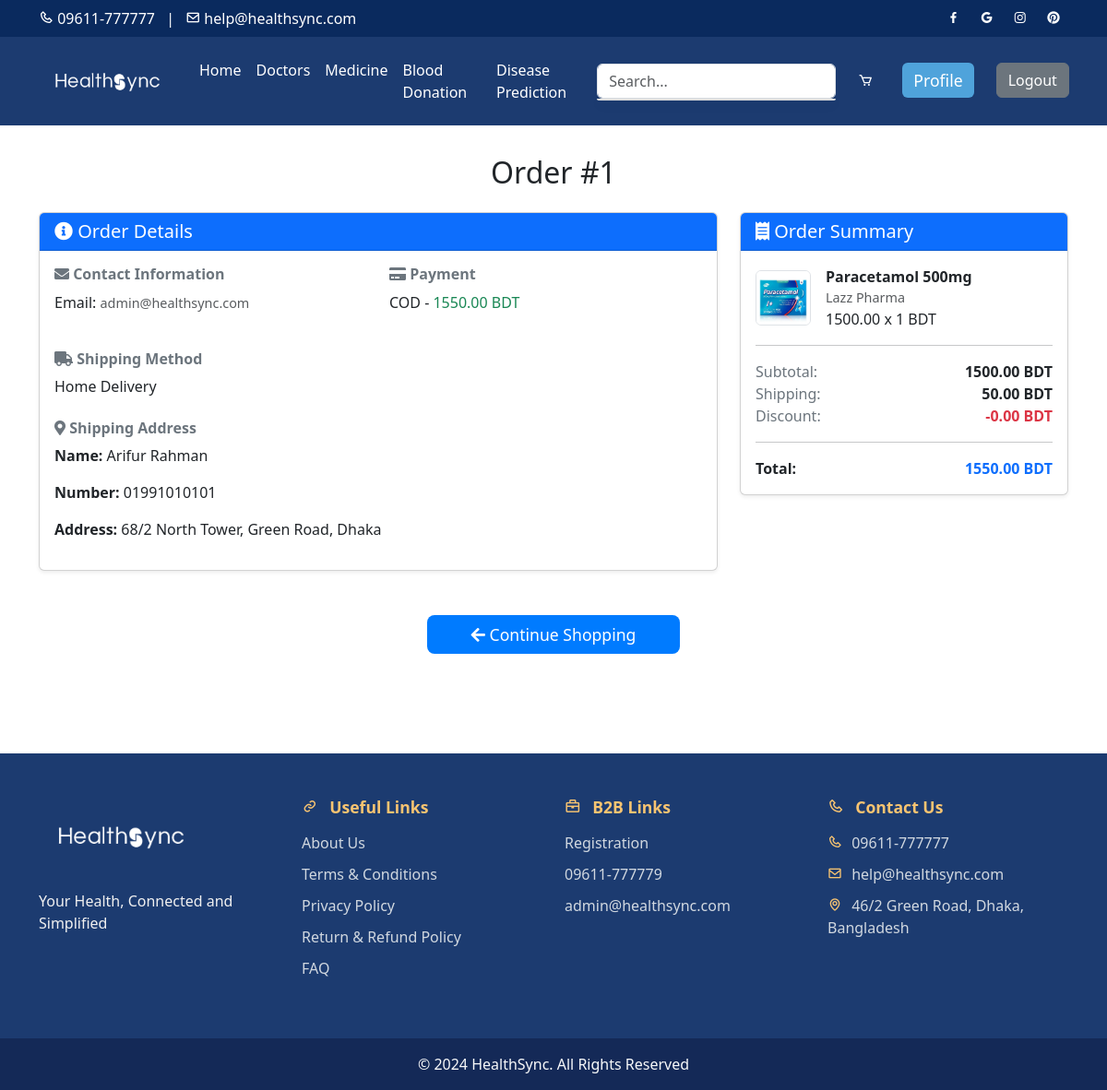
/order-confirmation/1/ (signed in), run on the app's committed database.
### core/models.py (models this page shows, shortened)
class Order(models.Model):
    DELIVERY_METHOD_CHOICES = [
        ('Home Delivery', 'Home Delivery (1-2 Days)'),
        ('Express Delivery', 'Express Delivery (1-2 Hours)'),
    ]
    PAYMENT_METHOD_CHOICES = [
        ('COD', 'Cash on Delivery'),
        ('Online Payment', 'Online Payment (bKash, Nagad, Credit/Debit Card)'),
    ]
    STATUS_CHOICES = [
        ('Pending', 'Pending'),
        ('Confirmed', 'Confirmed'),
        ('Shipped', 'Shipped'),
        ('Delivered', 'Delivered'),
        ('Canceled', 'Canceled'),
        ('Refunded', 'Refunded'),
    ]
    user = models.ForeignKey(User, on_delete=models.CASCADE)
    full_name = models.CharField(max_length=255)
    address = models.CharField(max_length=255)
    phone_number = models.CharField(max_length=15)
    delivery_method = models.CharField(max_length=20, choices=DELIVERY_METHOD_CHOICES, default='Home Delivery')
    payment_method = models.CharField(max_length=20, choices=PAYMENT_METHOD_CHOICES, default='COD')
    delivery_fee = models.DecimalField(max_digits=10, decimal_places=2)
    discount = models.DecimalField(max_digits=10, decimal_places=2, default=Decimal('0.00'))
    total_amount = models.DecimalField(max_digits=10, decimal_places=2)
    created_at = models.DateTimeField(auto_now_add=True)
    status = models.CharField(max_length=20, choices=STATUS_CHOICES, default='Pending')

class OrderItem(models.Model):
    order = models.ForeignKey(Order, on_delete=models.CASCADE, related_name='items')
    product = models.ForeignKey(Product, on_delete=models.CASCADE)
    quantity = models.PositiveIntegerField()
    item_total = models.DecimalField(max_digits=10, decimal_places=2)

class Product(models.Model):
    IN_STOCK = 'In Stock'
    OUT_OF_STOCK = 'Out of Stock'
    AVAILABILITY_CHOICES = [
        (IN_STOCK, 'In Stock'),
        (OUT_OF_STOCK, 'Out of Stock'),
    ]
    TABLET = 'Tablet'
    SYRUP = 'Syrup'
    INJECTION = 'Injection'
    FORM_CHOICES = [
        (TABLET, 'Tablet'),
        (SYRUP, 'Syrup'),
        (INJECTION, 'Injection'),
    ]
    name = models.CharField(max_length=200)
    sku = models.CharField(max_length=50, unique=True)
    price = models.DecimalField(max_digits=10, decimal_places=2, db_index=True, validators=[MinValueValidator(0)])
    original_price = models.DecimalField(max_digits=10, decimal_places=2, blank=True, null=True,
                                         validators=[MinValueValidator(0)])
    short_description = models.TextField()
    form = models.CharField(max_length=50, choices=FORM_CHOICES, db_index=True)
    pack_size = models.CharField(max_length=50)
    manufacturer = models.ForeignKey(Manufacturer, on_delete=models.CASCADE, db_index=True)
    availability = models.CharField(max_length=20, choices=AVAILABILITY_CHOICES, db_index=True)
    description = models.TextField()
    directions = models.TextField()
    warnings = models.TextField()
    image = models.ImageField(upload_to='product_images/')

class Manufacturer(models.Model):
    name = models.CharField(max_length=100)
    phone_number = models.CharField(max_length=15)
    address = models.CharField(max_length=255, blank=True, null=True)

### core/views.py (the view)
# urls.py: path('order-confirmation/<int:order_id>/', views.order_confirmation, name='order_confirmation'),  # Order confirmation page
@login_required(login_url='request_otp')
def order_confirmation(request, order_id):
    order = get_object_or_404(Order, id=order_id)
    if order.user != request.user:
        messages.error(request, "You do not have permission to view this order.")
        return redirect('home')
    return render(request, 'order_confirmation.html', {'order': order})

### core/templates/order_confirmation.html (shortened to what this page needs)
{% extends "base.html" %}
{% block content %}
<div class="container py-5">
    <h2 class="text-center mb-4">Order #{{ order.id }}</h2>
    <div class="row">
        <div class="col-md-8">
            <div class="card shadow-sm mb-4">
                <div class="card-header bg-primary text-white">
                    <h5 class="mb-0"><i class="fas fa-info-circle"></i> Order Details</h5>
                </div>
                <div class="card-body">
                    <div class="row mb-4">
                        <div class="col-md-6">
                            <h6 class="fw-bold text-secondary"><i class="fas fa-envelope"></i> Contact Information</h6>
                            <p>Email: <span class="text-muted">{{ order.user.email }}</span></p>
                        </div>
                        <div class="col-md-6">
                            <h6 class="fw-bold text-secondary"><i class="fas fa-credit-card"></i> Payment</h6>
                            <p>{{ order.payment_method }} - <span class="text-success">{{ order.total_amount }} BDT</span></p>
                        </div>
                    </div>
                    <div class="mb-4">
                        <h6 class="fw-bold text-secondary"><i class="fas fa-truck"></i> Shipping Method</h6>
                        <p>{{ order.delivery_method }}</p>
                    </div>
                    <div>
                        <h6 class="fw-bold text-secondary"><i class="fas fa-map-marker-alt"></i> Shipping Address</h6>
                        <p><strong>Name:</strong> {{ order.full_name }}</p>
                        <p><strong>Number:</strong> {{ order.phone_number }}</p>
                        <p><strong>Address:</strong> {{ order.address }}</p>
                    </div>
                </div>
            </div>
        </div>
        <div class="col-md-4">
            <div class="card shadow-sm">
                <div class="card-header bg-primary text-white">
                    <h5 class="mb-0"><i class="fas fa-receipt"></i> Order Summary</h5>
                </div>
                <div class="card-body">
                    {% for item in order.items.all %}
                    <div class="d-flex mb-3 align-items-center">
                        <img src="{{ item.product.image.url }}" alt="{{ item.product.name }}" class="img-fluid rounded me-3 border" style="width: 60px; height: 60px;">
                        <div>
                            <strong>{{ item.product.name }}</strong>
                            <p class="mb-0 text-muted">{{ item.product.manufacturer.name }}</p>
                            <p class="mb-0">{{ item.product.price }} x {{ item.quantity }} BDT</p>
                        </div>
                    </div>
                    <hr>
                    <div class="d-flex justify-content-between">
                        <span class="text-secondary">Subtotal:</span>
                        <strong>{{ item.item_total|floatformat:2 }} BDT</strong>
                    </div>
                    <div class="d-flex justify-content-between">
                        <span class="text-secondary">Shipping:</span>
                        <strong>{{ order.delivery_fee|floatformat:2 }} BDT</strong>
                    </div>
                    <div class="d-flex justify-content-between">
                        <span class="text-secondary">Discount:</span>
                        <strong class="text-danger">-{{ order.discount|floatformat:2 }} BDT</strong>
                    </div>
                    <hr>
                    <div class="d-flex justify-content-between">
                        <span class="fw-bold text-dark">Total:</span>
                        <strong class="text-primary">{{ order.total_amount|floatformat:2 }} BDT</strong>
                    </div>
                    {% endfor %}
                </div>
            </div>
        </div>
    </div>
    <div class="d-flex justify-content-center mt-4">
        <a href="{% url 'home' %}" class="btn btn-primary btn-lg px-5 py-2"><i class="fas fa-arrow-left"></i> Continue Shopping</a>
    </div>
</div>
<link rel="stylesheet" href="https://cdnjs.cloudflare.com/ajax/libs/font-awesome/5.15.4/css/all.min.css">
{% endblock %}

### core/templates/base.html (style rules this page uses)
body, html { display: flex; flex-direction: column; min-height: 100vh; margin: 0; }

### core/templates/order_confirmation.html (style rules this page uses)
.card-header { background-color: #007bff; color: white; font-weight: bold; }
.text-muted { font-size: 0.9rem; }
.btn-primary { background-color: #007bff; border: none; font-size: 1.1rem; }
.text-primary { color: #007bff; font-weight: bold; }
.text-secondary { color: #6c757d; }
.text-success { color: #28a745; }
.fw-bold { font-weight: 600; }
.border { border: 1px solid #ddd; border-radius: 5px; }

### data on the page
Order: id "1", user.email "admin@healthsync.com", payment_method "COD", total_amount "1550.00", delivery_method "Home Delivery", full_name "Arifur Rahman", phone_number "01991010101", address "68/2 North Tower, Green Road, Dhaka", delivery_fee "50.00", discount "0.00"
OrderItem: product.image (picture), product.name "Paracetamol 500mg", product.manufacturer.name "Lazz Pharma", product.price "1500.00", quantity "1", item_total "1500.00"
